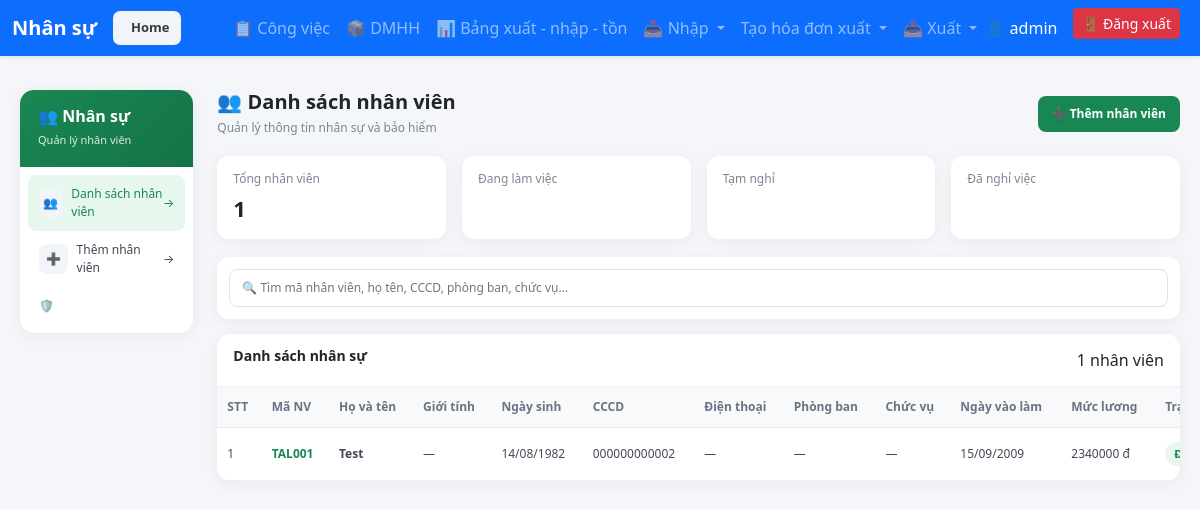
The page /invoice/employees/ (signed in) on the database its author committed.
### invoice_reader_app/models_social_insurance.py (models this page shows, shortened)
class Employee(models.Model):
    STATUS_CHOICES = [
        ("active", "Đang làm việc"),
        ("inactive", "Tạm nghỉ"),
        ("resigned", "Đã nghỉ việc"),
    ]
    employee_code = models.CharField(
        max_length=50,
        unique=True,
        verbose_name="Mã nhân viên"
    )
    full_name = models.CharField(
        max_length=255,
        verbose_name="Họ và tên"
    )
    gender = models.CharField(
        max_length=20,
        blank=True,
        verbose_name="Giới tính"
    )
    date_of_birth = models.DateField(
        null=True,
        blank=True,
        verbose_name="Ngày sinh"
    )
    citizen_id = models.CharField(
        max_length=20,
        blank=True,
        verbose_name="CCCD"
    )
    phone = models.CharField(
        max_length=30,
        blank=True,
        verbose_name="Điện thoại"
    )
    email = models.EmailField(
        blank=True,
        verbose_name="Email"
    )
    address = models.TextField(
        blank=True,
        verbose_name="Địa chỉ"
    )
    department = models.CharField(
        max_length=255,
        blank=True,
        verbose_name="Phòng ban"
    )
    position = models.CharField(
        max_length=255,
        blank=True,
        verbose_name="Chức vụ"
    )
    join_date = models.DateField(
        null=True,
        blank=True,
        verbose_name="Ngày vào làm"
    )
    salary = models.DecimalField(
        max_digits=15,
        decimal_places=2,
        null=True,
        blank=True,
        verbose_name="Mức lương"
    )
    status = models.CharField(
        max_length=20,
        choices=STATUS_CHOICES,
        default="active",
        verbose_name="Trạng thái"
    )
    notes = models.TextField(
        blank=True,
        verbose_name="Ghi chú"
    )
    created_at = models.DateTimeField(
        null=True,
        blank=True,
    )
    updated_at = models.DateTimeField(
        auto_now=True
    )
    class Meta:
        db_table = "employees"
        ordering = ["employee_code"]
        verbose_name = "Nhân sự"
        verbose_name_plural = "Nhân sự"

### invoice_reader_app/employee.py (the view)
@login_required
def employee_list(request):
    employees = Employee.objects.all().order_by(
        "employee_code"
    )
    context = {
        "employees": employees,
    }
    return render(
        request,
        "employees/employee_list.html",
        context
    )

### invoice_reader_app/templates/employees/employee_list.html (shortened to what this page needs)
{% extends "base.html" %}
{% block navbar_title %}
    Nhân sự
{% endblock %}
{% block content %}
<div class="employee-wrapper">
    <div class="row g-4">
        <div class="col-lg-2 col-xl-2">
            <div class="employee-sidebar">
                <div class="employee-sidebar-header">
                    <h5>👥 Nhân sự</h5>
                    <small>
                        Quản lý nhân viên
                    </small>
                </div>
                <div class="employee-menu">
<a href="{% url 'employees' %}" class="active">
    <span class="employee-menu-left">
        <span class="employee-menu-icon">
            👥
        </span>
        Danh sách nhân viên
    </span>
    <span>→</span>
</a>
<a href="{% url 'employee_create' %}">
    <span class="employee-menu-left">
        <span class="employee-menu-icon">
            ➕
        </span>
        Thêm nhân viên
    </span>
    <span>→</span>
</a>
<a
    href="{% url 'social_insurance' %}"
    class="employee-action employee-action-insurance"
    title="Hồ sơ BHXH"
>
    🛡️
</a>
                </div>
            </div>
        </div>
        <div class="col-lg-10 col-xl-10">
            <div class="employee-page-header">
                <div>
                    <h4>
                        👥 Danh sách nhân viên
                    </h4>
                    <small>
                        Quản lý thông tin nhân sự và bảo hiểm
                    </small>
                </div>
                <a href="{% url 'employee_create' %}"
                   class="btn-add">
                    ➕ Thêm nhân viên
                </a>
            </div>
            <div class="row g-3">
                <div class="col-sm-6 col-xl-3">
                    <div class="employee-stat">
                        <div class="employee-stat-title">
                            Tổng nhân viên
                        </div>
                        <div class="employee-stat-value">
                            {{ employees|length }}
                        </div>
                    </div>
                </div>
                <div class="col-sm-6 col-xl-3">
                    <div class="employee-stat">
                        <div class="employee-stat-title">
                            Đang làm việc
                        </div>
                    </div>
                </div>
                <div class="col-sm-6 col-xl-3">
                    <div class="employee-stat">
                        <div class="employee-stat-title">
                            Tạm nghỉ
                        </div>
                    </div>
                </div>
                <div class="col-sm-6 col-xl-3">
                    <div class="employee-stat">
                        <div class="employee-stat-title">
                            Đã nghỉ việc
                        </div>
                    </div>
                </div>
            </div>
            <div class="employee-toolbar">
                <input
                    type="text"
                    id="employeeSearch"
                    class="employee-search"
                    placeholder="🔍 Tìm mã nhân viên, họ tên, CCCD, phòng ban, chức vụ..."
                    onkeyup="filterEmployees()"
                >
            </div>
            <div class="employee-card">
                <div class="employee-card-header">
                    <h5 class="employee-card-title">
                        Danh sách nhân sự
                    </h5>
                    <span>
                        {{ employees|length }} nhân viên
                    </span>
                </div>
                <div class="employee-table-wrapper">
                    <table class="employee-table">
                        <thead>
                            <tr>
                                <th>STT</th>
                                <th>Mã NV</th>
                                <th>Họ và tên</th>
                                <th>Giới tính</th>
                                <th>Ngày sinh</th>
                                <th>CCCD</th>
                                <th>Điện thoại</th>
                                <th>Phòng ban</th>
                                <th>Chức vụ</th>
                                <th>Ngày vào làm</th>
                                <th>Mức lương</th>
                                <th>Trạng thái</th>
                            </tr>
                        </thead>
                        <tbody>
                        {% for employee in employees %}
                            <tr
                                class="employee-row"
                                data-search="
                                    {{ employee.employee_code }}
                                    {{ employee.full_name }}
                                    {{ employee.citizen_id }}
                                    {{ employee.phone }}
                                    {{ employee.department }}
                                    {{ employee.position }}
                                "
                            >
                                <td>
                                    {{ forloop.counter }}
                                </td>
                                <td>
                                    <span class="employee-code">
                                        {{ employee.employee_code }}
                                    </span>
                                </td>
                                <td>
                                    <span class="employee-name">
                                        {{ employee.full_name }}
                                    </span>
                                </td>
                                <td>
                                    {{ employee.gender|default:"—" }}
                                </td>
                                <td>
                                    {% if employee.date_of_birth %}
                                        {{ employee.date_of_birth|date:"d/m/Y" }}
                                    {% else %}
                                        —
                                    {% endif %}
                                </td>
                                <td>
                                    {{ employee.citizen_id|default:"—" }}
                                </td>
                                <td>
                                    {{ employee.phone|default:"—" }}
                                </td>
                                <td>
                                    {{ employee.department|default:"—" }}
                                </td>
                                <td>
                                    {{ employee.position|default:"—" }}
                                </td>
                                <td>
                                    {% if employee.join_date %}
                                        {{ employee.join_date|date:"d/m/Y" }}
                                    {% else %}
                                        —
                                    {% endif %}
                                </td>
                                <td>
                                    {% if employee.salary %}
                                        {{ employee.salary|floatformat:0 }} đ
                                    {% else %}
                                        —
                                    {% endif %}
                                </td>
                                <td>
                                    {% if employee.status == "active" %}
                                        <span class="status status-active">
                                        </span>
                                    {% elif employee.status == "inactive" %}
                                        <span class="status status-inactive">
                                            Tạm nghỉ
                                        </span>
                                    {% else %}
                                        <span class="status status-resigned">
                                            Đã nghỉ việc
                                        </span>
                                    {% endif %}
                                </td>
                            </tr>
                        {% endfor %}
                        </tbody>
                    </table>
                </div>
            </div>
        </div>
    </div>
</div>
{% endblock %}

### invoice_reader_app/templates/base.html (shortened to what this page needs)
{% load static %}
{% load custom_tags %}
<!DOCTYPE html>
<html lang="vi">
<head>
  <link href="https://cdn.jsdelivr.net/npm/bootstrap@5.3.3/dist/css/bootstrap.min.css" rel="stylesheet">
  <link rel="stylesheet" href="{% static 'css/style.css' %}">
</head>
<body>
<nav class="navbar navbar-expand-lg navbar-dark bg-primary shadow-sm fixed-top">
  <div class="container-fluid">
    <a class="navbar-brand fw-bold text-white" href="#">
        {% block navbar_title %}Quản lý{% endblock %}
    </a>
    <a href="{% url 'home' %}" class="home-button" title="Trang chủ">
        <span>Home</span>
    </a>
    <div class="collapse navbar-collapse" id="navbarNav">
      <ul class="navbar-nav ms-auto">
<li class="nav-item">
    <a
        class="nav-link {% if request.resolver_match.url_name == 'work_task_list' %}active{% endif %}"
        href="{% url 'work_task_list' %}"
    >
        📋 Công việc
    </a>
</li>
<li class="nav-item">
    <a
        class="nav-link {% if request.resolver_match.url_name == 'product_dmhh' %}active{% endif %}"
        href="{% url 'product_dmhh' %}"
    >
        📦 DMHH
    </a>
</li>
<li class="nav-item">
    <a
        class="nav-link {% if request.resolver_match.url_name == 'inventory_summary' %}active{% endif %}"
        href="{% url 'inventory_summary' %}"
    >
        📊 Bảng xuất - nhập - tồn
    </a>
</li>
<li class="nav-item dropdown">
    <a
        class="nav-link dropdown-toggle
        "        href="#"        id="productsDropdown"        role="button"        data-bs-toggle="dropdown"        aria-expanded="false"    >
        📥 Nhập
    </a>
</li>
<li class="nav-item dropdown">
  <a class="nav-link dropdown-toggle
     "     href="#"     id="exportInvoiceDropdown"     role="button"     data-bs-toggle="dropdown"     aria-expanded="false">    Tạo hóa đơn xuất  </a>
</li>
<li class="nav-item dropdown position-static">
  <a href="#" class="nav-link dropdown-toggle
    "
     id="exportDropdown" role="button" data-bs-toggle="dropdown" aria-expanded="false">
    📤 Xuất
  </a>
</li>
        {% if user.is_authenticated %}
          <li class="nav-item me-3 d-flex align-items-center">
            <span class="navbar-text text-white">
              👤 {{ user.username }}
            </span>
          </li>
          <li class="nav-item me-2">
            <form method="post" action="{% url 'logout' %}">
              <button type="submit" class="btn btn-danger btn-sm">
                🚪 Đăng xuất
              </button>
            </form>
          </li>
        {% endif %}
      </ul>
    </div>
  </div>
</nav>
  <div class="{{ container_class }} flex-grow-1 d-flex flex-column" style="min-height:0">
    {% block content %}{% endblock %}
  </div>
</body>
</html>

### rows shown on the page
Employee: employee_code "TAL001", full_name "Test", gender "—", date_of_birth "14/08/1982", citizen_id "000000000002", phone "—", department "—", position "—", join_date "15/09/2009", salary "2340000"

### other values the page prints
{{ user.username }} "admin"
{{ employees|length }} "1"
